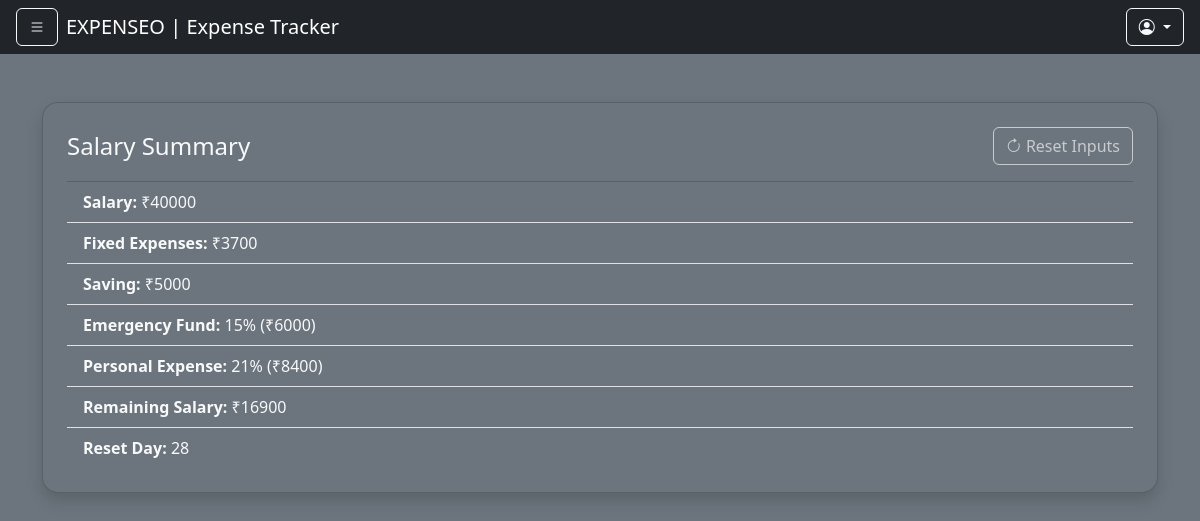
The page /expense-tracker/ (signed in) on the database its author committed.
### apps/expense/models.py (models this page shows, shortened)
class BaseClass(models.Model):
    UID = models.UUIDField(default=uuid.uuid4, primary_key=True, null=False, blank=False)
    created_at = models.DateTimeField(auto_now_add=True)
    updated_at = models.DateTimeField(auto_now=True)
    class Meta:
        abstract = True

class UserSalary(BaseClass):
    user = models.ForeignKey(Users, on_delete=models.CASCADE)
    salary = models.PositiveIntegerField(default=0)
    reset_day = models.PositiveSmallIntegerField(default=1)
    fixed_expenses = models.JSONField(default=dict)
    saving = models.PositiveIntegerField(default=0)
    emergency_percent = models.PositiveSmallIntegerField(default=10)
    personal_percent = models.PositiveSmallIntegerField(default=40)
    remaining_salary = models.PositiveIntegerField(default=0)
    def get_total_fixed_expense(self):
        return sum(self.fixed_expenses.values())
    def get_emergency_amount(self):
        return self.salary * self.emergency_percent // 100
    def get_personal_amount(self):
        return self.salary * self.personal_percent // 100

### apps/expense/views.py (the view, shortened to what this page needs)
# urls.py: path('expense-tracker/',expense_tracker,name="expense_tracker"),
def expense_tracker(request):
    user_uid = request.session.get('user_id')
    if not user_uid:
        messages.warning(request, "Please log in to view your recent expenses.")
        return redirect('login')
    user_instance = Users.objects.get(UID=user_uid)
    user_details, created = UserDetails.objects.get_or_create(
    user=user_instance,
    defaults={
        'full_name': '',
        'dob': '2000-01-01',
        'gender': '',
        'state': '',
        'city': '',
        'occupation': '',
        'is_filled': False
        }
    )
    user_salary, created = UserSalary.objects.get_or_create(
        user=user_instance,
        defaults={
            'salary': 0,
            'saving': 0,
            'fixed_expenses': {},
            'emergency_percent': 10,
            'personal_percent': 40,
            'remaining_salary': 0,
            'reset_day': 1
        }
    )
    today_day = datetime.datetime.today().day
    is_reset_day = user_salary.reset_day == today_day
    is_first_time = created or (user_salary.salary == 0)
    show_popup = is_first_time or is_reset_day
    allow_edit = is_first_time or is_reset_day
    context = {
        'user':user_instance,
        'userd':user_details,
        'is_employed': user_details.occupation == 'employed',
        'show_popup': show_popup,
        'user_salary': user_salary,
        'range_1_28': range(1, 29),
        'allow_edit': allow_edit,
    }
    return render(request, 'expense/expense_tracker.html', context)

### apps/expense/templates/expense/expense_tracker.html (shortened to what this page needs)
{% extends 'expense/base.html' %}
{% block page %}Expense Tracker{% endblock %}
{% block body %}
<div class="container py-5">
  {% if is_employed %}
    {% if show_popup %}
      <form method="POST">
        {% csrf_token %}
        <div class="card bg-secondary text-light shadow rounded-4 p-4">
          <h4 class="mb-4">Monthly Salary & Allocation</h4>
          <div class="row mb-3">
            <div class="col-md-6">
              <label for="salary" class="form-label">Salary (₹)</label>
              <input type="number" name="salary" step="100" id="salary" class="form-control bg-dark text-light" value="{{ user_salary.salary|default:0 }}" {% if not allow_edit %}readonly{% endif %} required>
              {% if not allow_edit and not is_first_time %}
                <small class="text-muted">You can edit again on reset day.</small>
              {% endif %}
            </div>
            <div class="col-md-6">
              <label for="saving" class="form-label">Saving (₹)</label>
              <input type="number" name="saving" id="saving" class="form-control bg-dark text-light" value="{{ user_salary.saving|default:0 }}" required>
            </div>
          </div>
          <div class="mb-3">
            <label class="form-label">Fixed Expenses</label>
            <table class="table table-dark table-bordered">
              <thead>
                <tr>
                  <th>Item</th>
                  <th>Amount (₹)</th>
                  <th>Remove</th>
                </tr>
              </thead>
              <tbody id="expenseRows">
                {% for key, value in user_salary.fixed_expenses.items %}
                <tr>
                  <td><input type="text" name="item" class="form-control bg-dark text-light" value="{{ key }}"></td>
                  <td><input type="number" name="amount" class="form-control bg-dark text-light" value="{{ value }}"></td>
                  <td><button type="button" class="btn btn-sm btn-danger" onclick="removeRow(this)">✖</button></td>
                </tr>
                {% endfor %}
              </tbody>
            </table>
            <button type="button" class="btn btn-outline-light btn-sm" onclick="addRow()">+ Add Row</button>
            <input type="hidden" name="fixed_expenses" id="fixedExpensesInput">
          </div>
          <div class="row mb-3">
            <div class="col">
              <label class="form-label">Emergency Fund (%)</label>
              <input type="range" name="emergency_percent" class="form-range" min="5" max="50" value="{{ user_salary.emergency_percent }}" oninput="document.getElementById('emg_val').innerText = this.value + '%'">
              <span id="emg_val">{{ user_salary.emergency_percent }}%</span>
            </div>
            <div class="col">
              <label class="form-label">Personal Expense (%)</label>
              <input type="range" name="personal_percent" class="form-range" min="5" max="70" value="{{ user_salary.personal_percent }}" oninput="document.getElementById('per_val').innerText = this.value + '%'">
              <span id="per_val">{{ user_salary.personal_percent }}%</span>
            </div>
          </div>
          <div class="mb-3">
            <label class="form-label">Select Reset Day (1–28)</label>
            <div class="d-flex flex-wrap gap-2">
              {% for day in range_1_28 %}
              <input type="radio" class="btn-check" name="reset_day" id="day{{ day }}" value="{{ day }}" {% if user_salary.reset_day == day %}checked{% endif %} required>
              <label class="btn btn-outline-light btn-sm" for="day{{ day }}">{{ day }}</label>
              {% endfor %}
            </div>
          </div>
          <div class="d-flex justify-content-between">
            <button type="submit" class="btn btn-success" {% if not allow_edit %}disabled{% endif %}>
              <i class="bi bi-floppy"></i> Save Salary
            </button>
            <button type="button" class="btn btn-warning" onclick="location.reload();" {% if not allow_edit %}disabled{% endif %}>
              <i class="bi bi-arrow-clockwise"></i> Reset Inputs
            </button>
          </div>
        </div>
      </form>
    {% else %}
      <div class="card bg-secondary text-light shadow p-4 rounded-4">
        <div class="row align-items-center mb-3">
          <div class="col-md-8">
            <h4 class="mb-0">Salary Summary</h4>
          </div>
          <div class="col-md-4 text-end">
            <button type="button" class="btn btn-outline-light"
                    onclick="location.reload();"
                    {% if not allow_edit %}disabled data-bs-toggle="tooltip" title="Reset is only allowed on Reset Day"{% endif %}>
              <i class="bi bi-arrow-clockwise"></i> Reset Inputs
            </button>
          </div>
        </div>
        <ul class="list-group list-group-flush bg-secondary">
          <li class="list-group-item bg-secondary text-light"><strong>Salary:</strong> ₹{{ user_salary.salary }}</li>
          <li class="list-group-item bg-secondary text-light"><strong>Fixed Expenses:</strong> ₹{{ user_salary.get_total_fixed_expense }}</li>
          <li class="list-group-item bg-secondary text-light"><strong>Saving:</strong> ₹{{ user_salary.saving }}</li>
          <li class="list-group-item bg-secondary text-light"><strong>Emergency Fund:</strong> {{ user_salary.emergency_percent }}% (₹{{ user_salary.get_emergency_amount }})</li>
          <li class="list-group-item bg-secondary text-light"><strong>Personal Expense:</strong> {{ user_salary.personal_percent }}% (₹{{ user_salary.get_personal_amount }})</li>
          <li class="list-group-item bg-secondary text-light"><strong>Remaining Salary:</strong> ₹{{ user_salary.remaining_salary }}</li>
          <li class="list-group-item bg-secondary text-light"><strong>Reset Day:</strong> {{ user_salary.reset_day }}</li>
        </ul>
      </div>
    {% endif %}
  {% else %}
    <div class="alert alert-danger mt-4">You must be marked as "Employed" in your profile to use the salary features.</div>
  {% endif %}
</div>
{% endblock %}

### rows shown on the page
UserSalary: salary "40000", get_total_fixed_expense "3700", saving "5000", emergency_percent "15", get_emergency_amount "6000", personal_percent "21", get_personal_amount "8400", remaining_salary "16900", reset_day "28"
